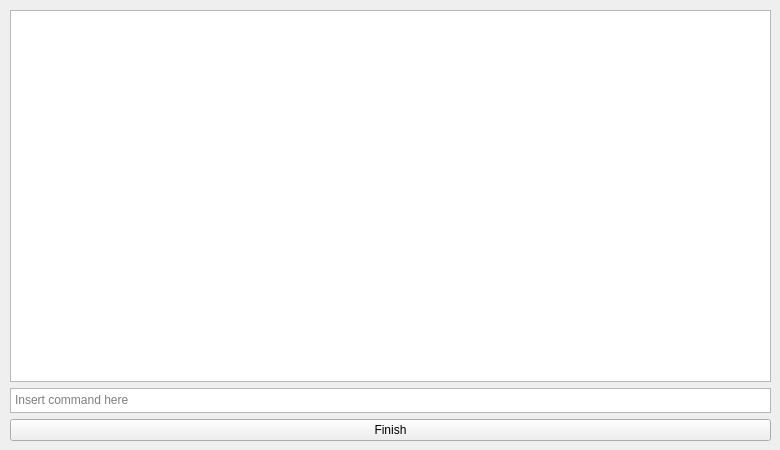
<?xml version="1.0" encoding="UTF-8"?>
<ui version="4.0">
 <class>ProcessWidget</class>
 <widget class="QWidget" name="ProcessWidget">
  <property name="geometry">
   <rect>
    <x>0</x>
    <y>0</y>
    <width>780</width>
    <height>450</height>
   </rect>
  </property>
  <property name="sizePolicy">
   <sizepolicy hsizetype="Expanding" vsizetype="Expanding">
    <horstretch>0</horstretch>
    <verstretch>0</verstretch>
   </sizepolicy>
  </property>
  <property name="windowTitle">
   <string>Form</string>
  </property>
  <widget class="QWidget" name="verticalLayoutWidget">
   <property name="geometry">
    <rect>
     <x>10</x>
     <y>10</y>
     <width>761</width>
     <height>431</height>
    </rect>
   </property>
   <layout class="QVBoxLayout" name="verticalLayout">
    <item>
     <widget class="QTextEdit" name="processOutput">
      <property name="acceptDrops">
       <bool>false</bool>
      </property>
      <property name="tabChangesFocus">
       <bool>false</bool>
      </property>
      <property name="undoRedoEnabled">
       <bool>false</bool>
      </property>
      <property name="readOnly">
       <bool>true</bool>
      </property>
     </widget>
    </item>
    <item>
     <widget class="QTextEdit" name="commandLine">
      <property name="maximumSize">
       <size>
        <width>16777215</width>
        <height>25</height>
       </size>
      </property>
      <property name="tabChangesFocus">
       <bool>true</bool>
      </property>
      <property name="acceptRichText">
       <bool>false</bool>
      </property>
      <property name="placeholderText">
       <string>Insert command here</string>
      </property>
     </widget>
    </item>
    <item>
     <widget class="QPushButton" name="finishButton">
      <property name="text">
       <string>Finish</string>
      </property>
     </widget>
    </item>
   </layout>
  </widget>
 </widget>
 <resources/>
 <connections/>
</ui>
